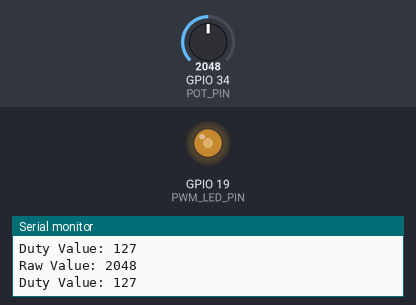
A sketch run on a simulated ESP32. Shown: output pins drawn as LEDs (lit = HIGH), the last lines printed to the serial monitor. The test bench sets the inputs (shaded band); at power-on: GPIO 34 (POT_PIN) = 2048 (analog values on the 0–4095 scale).

Above: at 1.2 s.
1.3 s: GPIO 34 (POT_PIN) set to 2866
At 1.7 s:
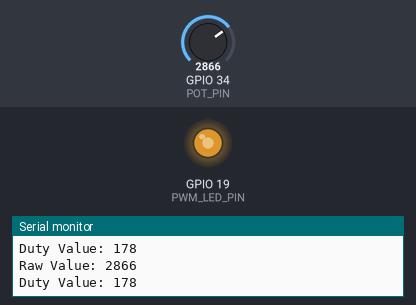
2.8 s: GPIO 34 (POT_PIN) set to 3603
At 4.0 s:
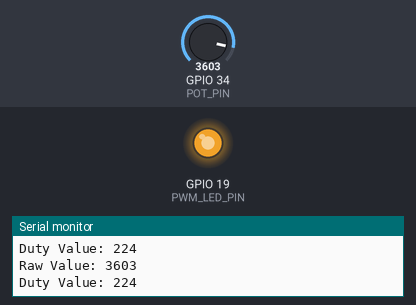
4.3 s: GPIO 34 (POT_PIN) set to 491
At 5.5 s:
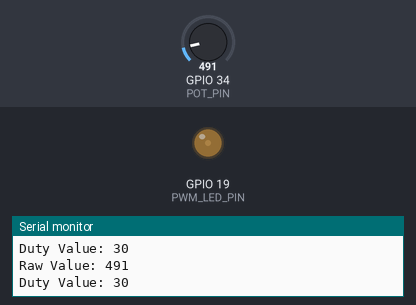
5.8 s: GPIO 34 (POT_PIN) set to 0
At 6.9 s:
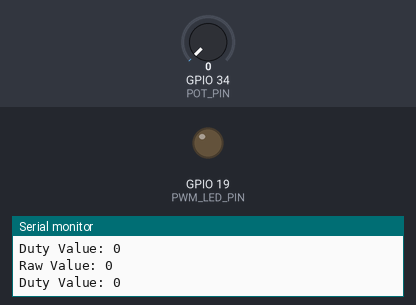
7.3 s: GPIO 34 (POT_PIN) set to 2047
At 8.6 s:
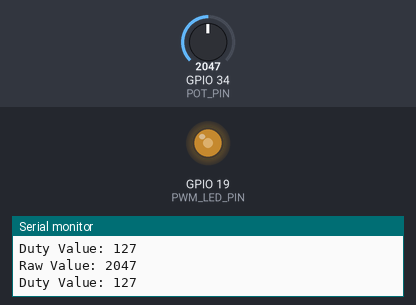
Timing chart, 0 to 9.8 s (numbered marks = the images above; inputs shaded):
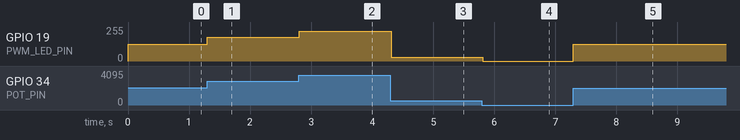

Measured:
- after the input at 1.3 s, GPIO 19 (PWM_LED_PIN): 127/255 → 177/255 at once
- after the input at 2.8 s, GPIO 19 (PWM_LED_PIN): 177/255 → 223/255 at once
- after the input at 4.3 s, GPIO 19 (PWM_LED_PIN): 223/255 → 30/255 at once
- after the input at 5.8 s, GPIO 19 (PWM_LED_PIN): 30/255 → 0/255 at once
- after the input at 7.3 s, GPIO 19 (PWM_LED_PIN): 0/255 → 127/255 at once

The sketch:

LED_with_Potentiometer.ino
```cpp
#include <Arduino.h>
const uint8_t POT_PIN = 34;
const uint8_t PWM_LED_PIN = 19;
bool pwmReady = false;

void setup() {
  Serial.begin(115200);
  analogReadResolution(12);
  analogSetPinAttenuation(POT_PIN, ADC_11db);
  pinMode(PWM_LED_PIN, OUTPUT);
  digitalWrite(PWM_LED_PIN, LOW);
  pwmReady = ledcAttach(PWM_LED_PIN, 5000, 8);
  if (pwmReady) {
    ledcWrite(PWM_LED_PIN, 0);
  } else {
    Serial.println("PWM setup failed. Check board/core and pin.");
  }
}
void loop() {
  if (!pwmReady) {
    return;
  }
  const int raw = analogRead(POT_PIN);
  const int duty = constrain(map(raw, 0, 4095, 0, 255), 0L, 255L);
  ledcWrite(PWM_LED_PIN, duty);
  Serial.print("Raw Value: ");
  Serial.println(raw);
  Serial.print("Duty Value: ");
  Serial.println(duty);
  delay(20);
}
```
